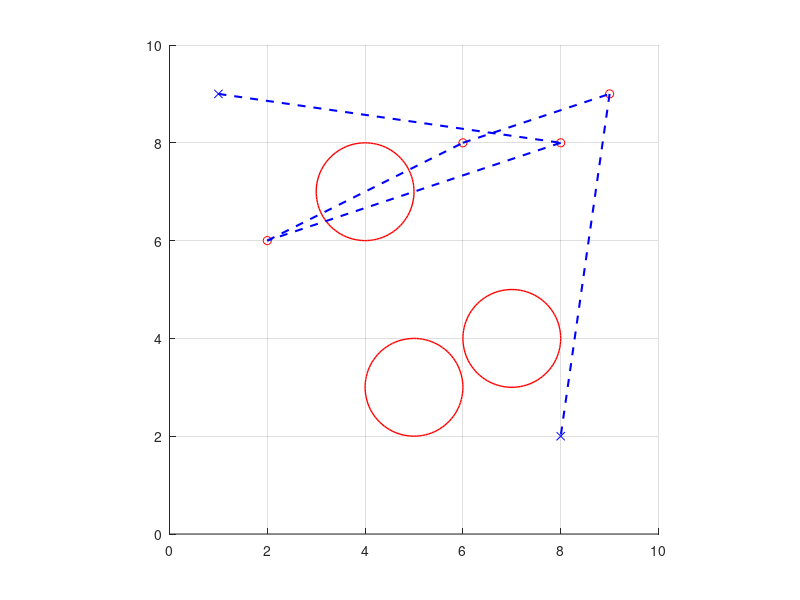

Write the MATLAB code that produced this figure. (Note: this script raises an error after producing the figure.)
%%%% M CIRCLE, N REFERENCE POINT %%%%

clear all;
close all;

% Initial Situation

% Guess Points
A = [1 9];
B = [8 2];

% Reference Points
P = [8 8];
P2 = [2 6];
P3 = [6 8];
P4 = [9 9];

% Array of reference points
Ps = [P, P2, P3, P4];

% Centers
c = [4 7];
c2 = [7 4];
c3 = [5, 3];
radius = 1;

% Array of centers
Cs = [c, c2, c3];

% Plot Grid
figure(1);
xlim([0, 10]);
ylim([0, 10]);
grid on
axis square;

% Plot Guess Points
hold on
plot(A(1), A(2), 'x', 'Color', 'b');
plot(B(1), B(2), 'x', 'Color', 'b');

% Plot Circles
for iter=1:2:length(Cs)
    circle = [Cs(iter), Cs(iter+1)];
    viscircles(circle, radius, 'Color', 'r', 'LineWidth', 1);
end

% Plot Reference Points
for iter=1:2:length(Ps)
    % Create temporary variable due to arrays not beinge reindexable
    tempPs = [Ps(iter), Ps(iter+1)];
    plot(tempPs(1), tempPs(2), 'o', 'Color', 'r');
end

lines = [A, Ps, B];

for iter=1:2:(length(lines)-2)
    tempA = [lines(iter), lines(iter+1)];
    tempB = [lines(iter+2), lines(iter+3)];
    plot([tempA(1), tempB(1)], [tempA(2), tempB(2)], '--', 'Color', 'b', 'LineWidth', 1.5);
end

% Optimisation Process

Lb = [0, 0];
Ub = [10, 10];
x0 = Ps;

obj = @(x)objective(x, A, B);
cons = @(x)constraints(x, A, B, Cs, radius);


options = optimset('Display', 'iter', 'TolX', 1*exp(-6), 'TolFun', 1*exp(-6), 'MaxIter', 100, 'MaxFunEvals', 300);
x = fmincon(obj, x0, [], [], [], [], Lb, Ub, cons, options);

% Plot adjusted reference points X
for iter=1:2:length(x)
    % Create temporary variable due to arrays not beinge reindexable
    tempX = [x(iter), x(iter+1)];
    plot(tempX(1), tempX(2), 'o', 'Color', 'g');
end

% Plot lines
lines = [A, x, B];
for iter=1:2:length(lines)-2
    plot([lines(iter), lines(iter+2)], [lines(iter+1), lines(iter+3)], 'r');
end



